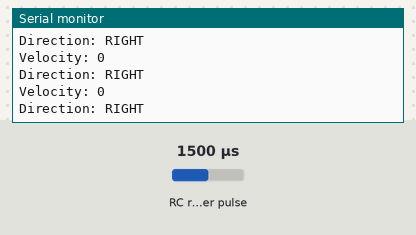
Bench run of a sketch on a simulated Arduino Uno, built with avr-gcc and run on an emulated ATmega328P. Shown: the last lines printed to the serial monitor. Wiring (inferred from the names in the program): RC receiver channel: data pin 19. The inputs (shaded band) are chosen by the test bench; at power-on: RC receiver pulse 1500 µs.

Above: at 1.2 s.
1.3 s: RC receiver pulse (sensor on pin 19) set to 1020 µs
At 1.8 s:
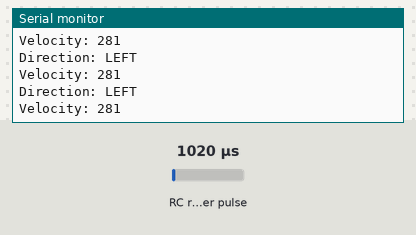
2.9 s: RC receiver pulse (sensor on pin 19) set to 1500 µs
At 3.4 s:
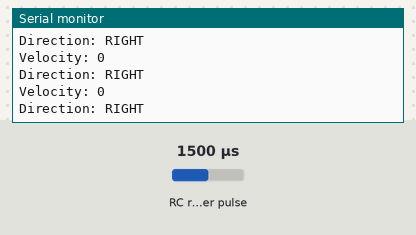
5.9 s: RC receiver pulse (sensor on pin 19) set to 1750 µs
At 6.5 s:
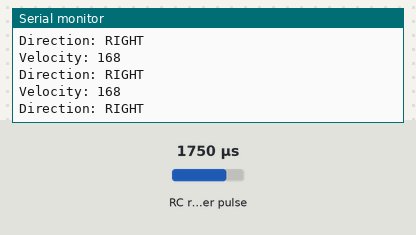
8.9 s: RC receiver pulse (sensor on pin 19) set to 1250 µs
At 9.4 s:
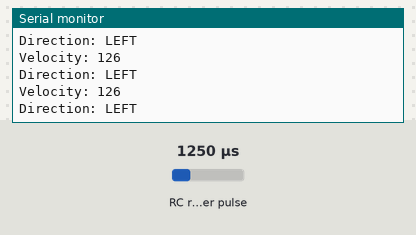
14.9 s: RC receiver pulse (sensor on pin 19) set to 1980 µs
At 15.7 s:
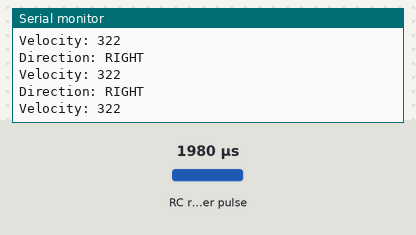
Timing chart, 0 to 17.9 s (numbered marks = the images above; inputs shaded):
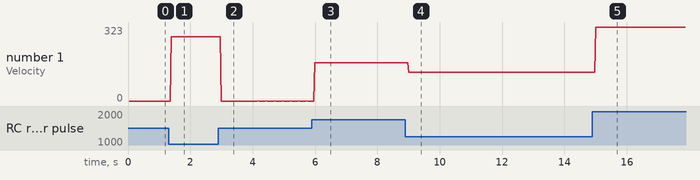

The sketch:

RadioTest.ino
```cpp
//the following are all ~PWM caspable ports
int rc_receiver_pin = 19;
int direction = 0; // 0 is centered, -1 is left, +1 is right
int velocity = 0;

void setup()
{
    setupReceiver();
}

void loop()
{
    readReceiver();
    printValues();
}

void setupReceiver() {
    pinMode(rc_receiver_pin, INPUT);
    Serial.begin(9600);
}

void readReceiver() {
    // analogValue é um valor que vem do receiver 1000 -> 2000
    int analogValue = pulseIn(rc_receiver_pin, HIGH, 50000);


    int MARGIN = 30;

    int NO_SIGNAL = 0;
    int MID = 1470;
    int RIGHT = 1880;
    int LEFT = 1060;

    // Mapping controller analog value (INPUT)
    if (analogValue == NO_SIGNAL) {
        direction = 0;
        velocity = 0;
    }
    else if (analogValue > (MID + MARGIN))
    {
        direction = 1;
        velocity = map(analogValue, (MID + MARGIN), RIGHT, 0, 255);
    }
    else if (analogValue < (MID - MARGIN))
    {
        direction = -1;
        velocity = map(analogValue, (MID - MARGIN), LEFT, 0, 255);
    }
    else
    {
        direction = 0;
        velocity = 0;
    };
}


void printValues() {
    Serial.print("Direction: ");
    Serial.println(direction == 1 ? "RIGHT" : (direction == -1 ? "LEFT" : "CENTER"));
    Serial.print("Velocity: ");
    Serial.println(velocity);
}
```

Measured:
- after the input at 1.3 s, the serial monitor: prints a new line after 0.08 s (image 1)
- after the input at 5.9 s, the serial monitor: prints a new line after 0.09 s (image 3)
- after the input at 8.9 s, the serial monitor: prints a new line after 0.09 s (image 4)
- after the input at 14.9 s, the serial monitor: prints a new line after 0.08 s (image 5)
- plotted number 1: 0 → 281 after the input at 1.3 s, 0 → 168 after the input at 5.9 s, 168 → 126 after the input at 8.9 s, 126 → 322 after the input at 14.9 s
